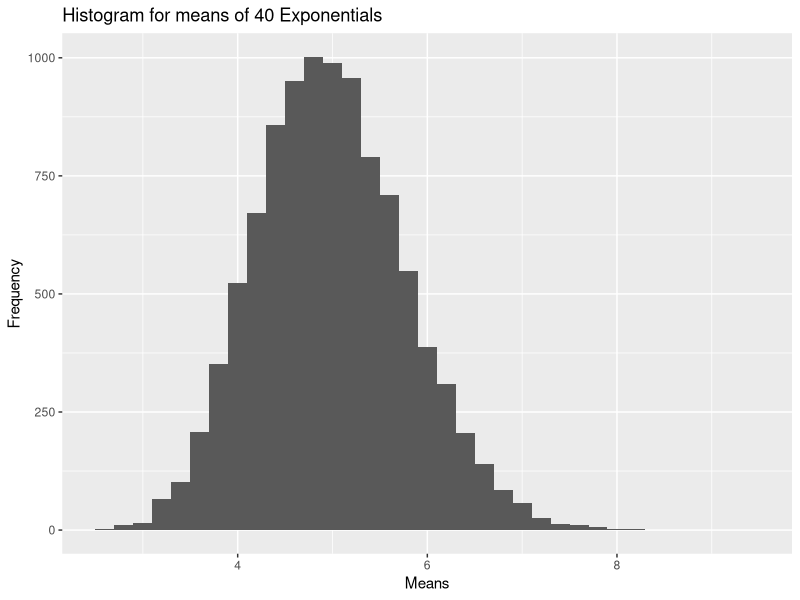

Here is the R script that generated this plot:
## ---- chunk 1
n <- 40
lambda <- 0.2

mns = NULL
for (i in 1:10000)
  mns = c(mns, mean(rexp(n,lambda)))
## ---- chunk 2
# sample mean
meanS <- mean(mns)
meanS
## ---- chunk 3
# theoretical mean
meanT = 1/lambda
meanT
## ---- chunk 4
# sample variance
varS <- var(mns)
varS
## ---- chunk 5
# theoretical variance
varT <- (1/lambda)^2/n
varT
## ---- chunk 6
library(ggplot2)
qplot(mns, geom="histogram",
      binwidth=0.2,
      xlab="Means", ylab="Frequency",
      main="Histogram for means of 40 Exponentials")
